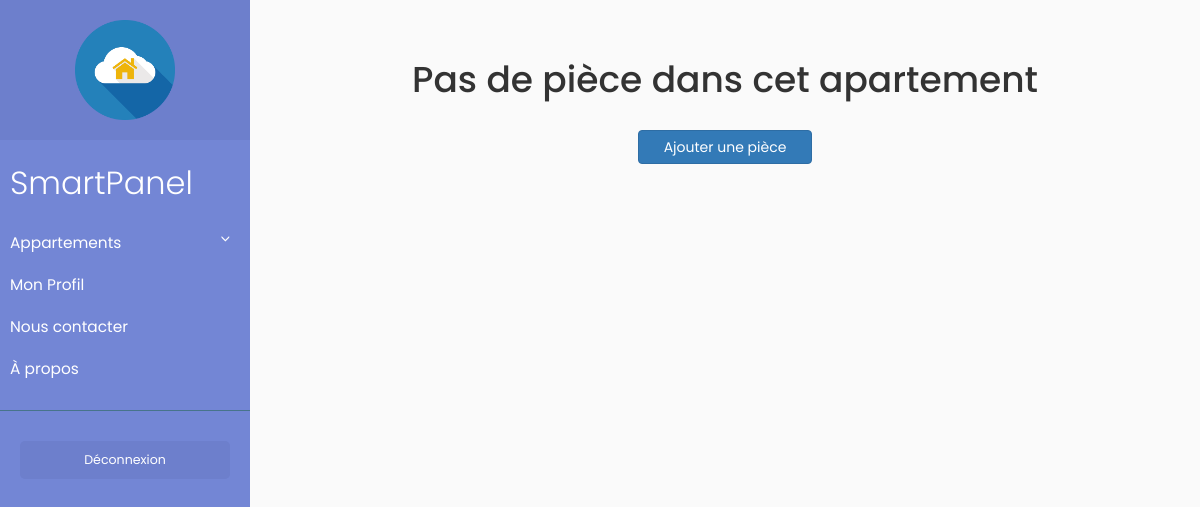
Page /index.php?cible=apt&aptID=21654 (signed in) on the earlier database version.
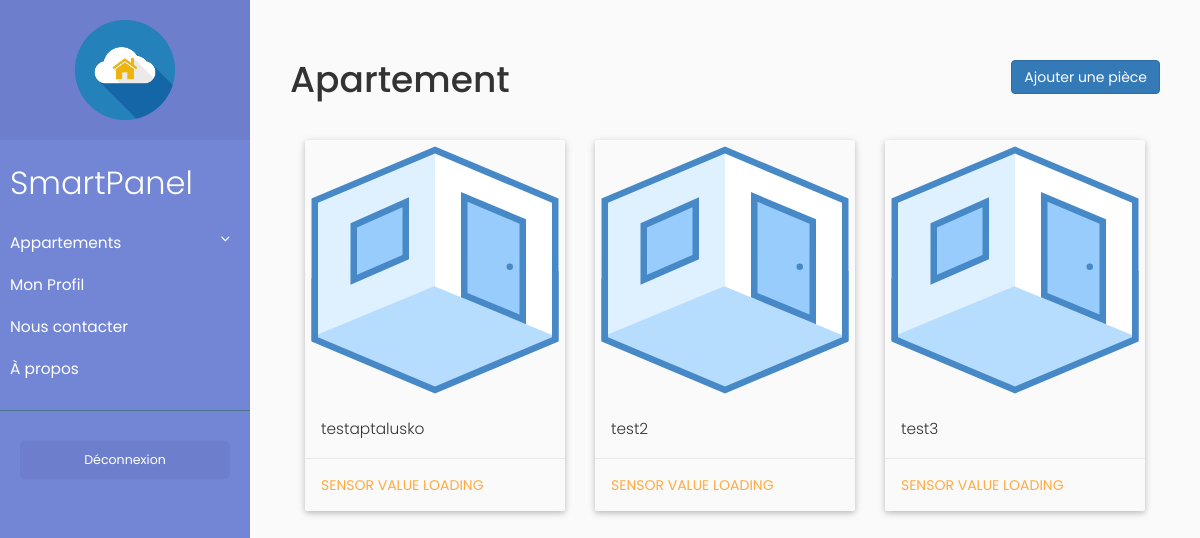
Same page on the later database version.
### tables this page shows
CREATE TABLE IF NOT EXISTS `room` (
  `RoomID` tinyint(4) NOT NULL AUTO_INCREMENT,
  `ApartmentID` int(11) NOT NULL,
  `Name` varchar(50) NOT NULL,
  PRIMARY KEY (`RoomID`),
  KEY `fk_ApartmentID` (`ApartmentID`)
);

### Modele/statutAdministrateur.php (called while the page is built, shortened)
<?php
    function estAdministrateur($db, $User_Id) {
      $reponse = $db->query('SELECT IsAdmin FROM user WHERE User_Id="'.$User_Id.'"');
      $reponse2=$reponse->fetch();
      return $reponse2;
    }
?>

### Modele/appartment.php (called while the page is built, shortened)
<?php
    function getRooms($db, $ApptId){
    	$response = $db->query('SELECT * FROM room WHERE ApartmentID="'.$ApptId.'"');
    	return $response;
    }
?>

### Modele/menu.php (called while the page is built, shortened)
<?php
    function GetAppt($db,$User_Id){
      $reponse = $db->query('SELECT * FROM (SELECT Name, ApptId, appartment.User_Id FROM appartment INNER JOIN user ON user.User_Id=appartment.User_Id) AS tempo WHERE User_Id="'.$User_Id.'"');
      return $reponse;
    }
    function getUserIDOfApartmentID($db,$apartementID) {
      $reponse = $db->query('SELECT User_Id FROM appartment WHERE ApptId = "'.$apartementID.'"');
      return $reponse;
    }
?>

### Vue/apartement/apartement.php (the view, shortened to what this page needs)
<!DOCTYPE html>
<html>
    <head>
    	<link rel="stylesheet" type="text/css" href="Vue/apartement/apartement.css">
	</head>
</html>
<?php
include 'Modele/appartment.php';
$firstAptID = GetAppt($db, $_SESSION['User_Id'])->fetchAll()[0]['ApptId'];
global $testWhosApt;
if (!isset($_GET['aptID'])){
	$roomArray = getRooms($db, $firstAptID)->fetchAll();
	$testWhosApt = true;
  $currentAptID = $firstAptID;
} else {
  $currentAptID = $_GET['aptID'];
	$userIDOfApartmentID = getUserIDOfApartmentID($db,$_GET['aptID'])->fetch();
	if($_SESSION['User_Id']==$userIDOfApartmentID['User_Id']){
		$roomArray = getRooms($db, $_GET['aptID'])->fetchAll();
		$testWhosApt = true;
	} else {
		$testWhosApt = false;
	}
}
if ($testWhosApt)
{
        $apptBody = '
        <a id="addButton" href="index.php?cible=createRoom&aptID='.$currentAptID.'" class="btn btn-primary pull-right" role="button">Ajouter une pièce</a>
        <h1>Apartement</h1> <br>
        <div class="container-fluid">
          <div class="row">';
        $i=0;
        if(sizeof($roomArray)==0) { $apptBody = '<h1 id="noRooms">Pas de pièce dans cet apartement</h1> <br/>   <a id="addButton" href="index.php?cible=createRoom&aptID='.$currentAptID.'" class="btn btn-primary center-block" role="button">Ajouter une pièce</a>'; } else {
    	foreach ($roomArray as $room) {
        if($i %3  == 0) {
          $apptBody .= '
            </div>
          <div class="row">';
        }
    		$roomName = $room['Name'];
        $roomID = $room['RoomID'];
    		$apptBody .= '
          	<div class="col-md-4">
            	<div class="card">
                <div class="card-image">
                  <a href="index.php?cible=sensorPage&aptID='.$currentAptID.'&roomID='.$roomID.'">
                  <img class="img-responsive" src="Images/blueroom.svg">
                  </a>
                </div>
                <div class="card-content">
                  <p>'. $roomName.'</p>
                </div>
                <div class="card-action">
                  <a href="#" target="new_blank" class="sensor-value">Sensor Value loading</a>
                </div>
              </div>
          	</div>';
            $i++;
    	};
	}
	$contenu = $apptBody;
}
else
{
    $contenu = 'Appartement non trouvé';
}
include('gabarit.php');
?>

### index.php (shortened to what this page needs)
<?php
  require("Vue/commun.php");
  if (isset($_GET['cible']) && $_GET['cible'] == "inscription") {
    include("Vue/inscription/inscription.php");
  }else if (isset($_GET['cible']) && $_GET['cible'] == "inscriptionValidation") {
      include("Controleur/inscription.php");
  }else if(!isset($_SESSION["User_Id"])) {
    include("Controleur/connexion.php");
  } else {
    include("Modele/statutAdministrateur.php");
    $estAdministrateur = estAdministrateur($db, $_SESSION['User_Id'])['IsAdmin'];
    if ($estAdministrateur == 0) {
        include("Controleur/new_appartment.php");
        if(isset($_GET['cible'])) {
          if ($_GET['cible'] == "apt") {
            include("Vue/apartement/apartement.php");
          }
        } else {
            include("Vue/404/404.php");
          }
      }
    }

### gabarit.php (shortened to what this page needs)
<!DOCTYPE html>
<html>
    <head>
        <link rel="stylesheet" href="bootstrap/bootstrap.min.css">
        <link rel="stylesheet" href="css/structure.css">
        <link rel="stylesheet" href="jQuery/jquery.mCustomScrollbar.min.css">
    </head>
    <body>
        <div class="wrapper">
            <nav id="sidebar">
                <div class="sidebar-header">
                    <img src = "Images/Logo_APP.png" height="100" width="100" style="display : block; margin : auto">
                </div>
                <ul class="list-unstyled components">
                    <p><font size="6">SmartPanel</font></p>
                    <li>
                        <a href="#homeSubmenu" data-toggle="collapse" aria-expanded="false">Appartements</a>
                    </li>
                    <li>
                        <a href="index.php?cible=Myprofile">Mon Profil</a>
                    </li>
                    <li>
                        <a href="index.php?cible=nouscontacter">Nous contacter</a>
                    </li>
                    <li>
                        <a href="index.php?cible=about">À propos </a>
                    </li>
                </ul>
                <ul class="list-unstyled CTAs">
                    <li><a href="index.php?cible=deconnexion" class="article">Déconnexion</a></li>
                </ul>
            </nav>
            <div id="content">
                <div id="contenu">
                <?php if (!empty($contenu)) {
            		    echo($contenu);
            		}?>
                </div>
            </div>
    </body>
</html>

### Vue/apartement/apartement.css (style rules this page uses)
.card { box-shadow: 0 2px 5px 0 rgba(0, 0, 0, 0.16), 0 2px 10px 0 rgba(0, 0, 0, 0.12); }
.card { margin-top: 10px; box-sizing: border-box; border-radius: 2px; background-clip: padding-box; }
.card .card-image { position: relative; overflow: hidden; }
.card .card-image img { border-radius: 2px 2px 0 0; background-clip: padding-box; position: relative; z-index: -1; }
.card .card-content { padding: 16px; border-radius: 0 0 2px 2px; background-clip: padding-box; box-sizing: border-box; }
.card .card-content p { margin: 0; color: inherit; }
.card .card-action { border-top: 1px solid rgba(160, 160, 160, 0.2); padding: 16px; }
.card .card-action a { color: #ffab40; margin-right: 16px; transition: color 0.3s ease; text-transform: uppercase; }
#addButton { max-width: 20%; }
#noRooms { text-align: center; }

### css/structure.css (style rules this page uses)
body { font-family: 'Poppins', sans-serif; background: #fafafa; }
p { font-family: 'Poppins', sans-serif; font-size: 1.1em; font-weight: 300; line-height: 1.7em; color: #999; }
a, a:hover, a:focus { color: inherit; text-decoration: none; transition: all 0.3s; }
#sidebar { width: 250px; position: fixed; top: 0; left: 0; height: 100vh; z-index: 999; background: #7386D5; color: #fff; transition: all 0.3s; }
#sidebar .sidebar-header { padding: 20px; background: #6d7fcc; }
#sidebar ul.components { padding: 20px 0; border-bottom: 1px solid #47748b; }
#sidebar ul p { color: #fff; padding: 10px; }
#sidebar ul li a { padding: 10px; font-size: 1.1em; display: block; }
a[data-toggle="collapse"] { position: relative; }
a[aria-expanded="false"]::before, a[aria-expanded="true"]::before { content: '\e259'; display: block; position: absolute; right: 20px; font-family: 'Glyphicons Halflings'; font-size: 0.6em; }
ul.CTAs { padding: 20px; }
ul.CTAs a { text-align: center; font-size: 0.9em !important; display: block; border-radius: 5px; margin-bottom: 5px; }
a.article, a.article:hover { background: #6d7fcc !important; color: #fff !important; }
#content { width: calc(100% - 250px); padding: 40px; min-height: 100vh; transition: all 0.3s; position: absolute; top: 0; right: 0; }

### gabarit.php (style rules this page uses)
ul li { list-style-type: none; }

Differences in the rows shown:
added room: Name "testaptalusko"
added room: Name "test2"
added room: Name "test3"
Other differences:
text no longer shown: "Pas de pièce dans cet apartement"
text now shown: "Apartement"
